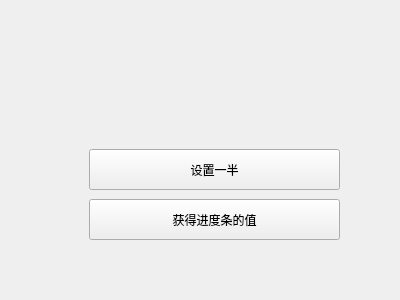
<?xml version="1.0" encoding="UTF-8"?>
<ui version="4.0">
 <class>Widget</class>
 <widget class="QWidget" name="Widget">
  <property name="geometry">
   <rect>
    <x>0</x>
    <y>0</y>
    <width>400</width>
    <height>300</height>
   </rect>
  </property>
  <property name="windowTitle">
   <string>Widget</string>
  </property>
  <widget class="MyWidget" name="widget" native="true">
   <property name="geometry">
    <rect>
     <x>19</x>
     <y>20</y>
     <width>351</width>
     <height>71</height>
    </rect>
   </property>
  </widget>
  <widget class="QPushButton" name="pushButton">
   <property name="geometry">
    <rect>
     <x>89</x>
     <y>149</y>
     <width>251</width>
     <height>41</height>
    </rect>
   </property>
   <property name="text">
    <string>设置一半</string>
   </property>
  </widget>
  <widget class="QPushButton" name="pushButton_2">
   <property name="geometry">
    <rect>
     <x>89</x>
     <y>199</y>
     <width>251</width>
     <height>41</height>
    </rect>
   </property>
   <property name="text">
    <string>获得进度条的值</string>
   </property>
  </widget>
 </widget>
 <layoutdefault spacing="6" margin="11"/>
 <customwidgets>
  <customwidget>
   <class>MyWidget</class>
   <extends>QWidget</extends>
   <header location="global">mywidget.h</header>
   <container>1</container>
  </customwidget>
 </customwidgets>
 <resources/>
 <connections/>
</ui>
